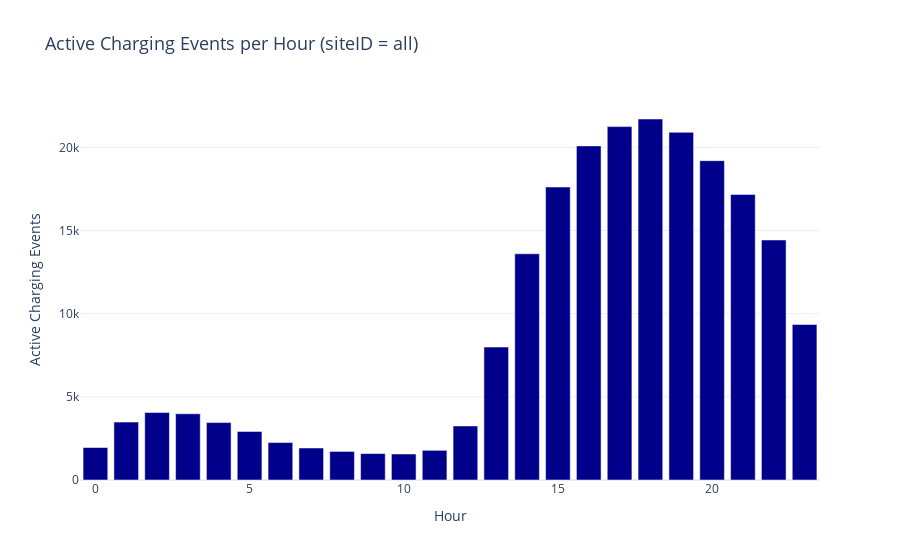
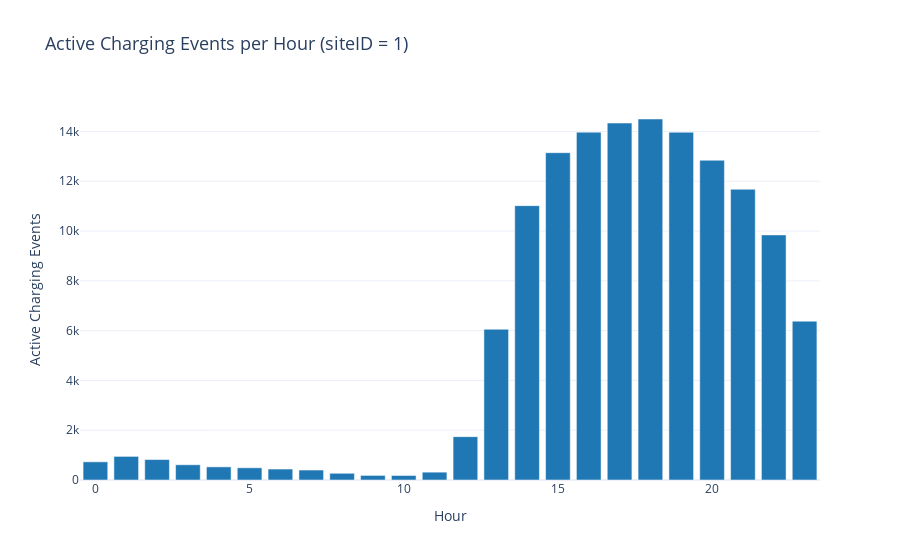
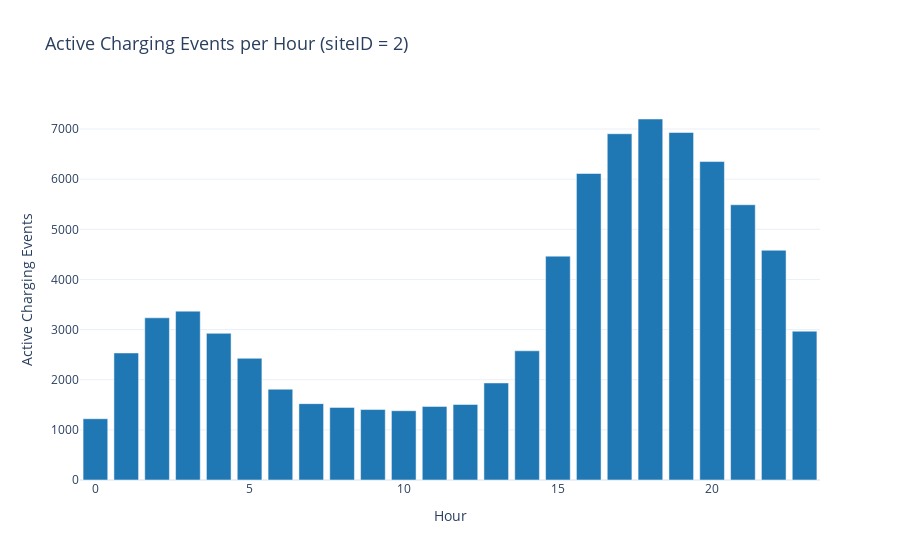

The notebook cell these images were saved under, in order:
### Code cell
import pandas as pd
import plotly.express as px

# Convert datetime columns
charging_set['connectionTime'] = pd.to_datetime(charging_set['connectionTime'])
charging_set['disconnectTime'] = pd.to_datetime(charging_set['disconnectTime'])

# Function to calculate active events per hour
def calculate_hourly_activity(data, site_id=None):
    if site_id is not None:
        data = data[data['siteID'] == site_id]
    return pd.DataFrame([
        {'hour': hour, 'count': len(data[
            (data['connectionTime'].dt.hour <= hour) & 
            (data['disconnectTime'].dt.hour >= hour)
        ])} for hour in range(24)
    ])

# Plot function
def plot_activity(activity_df, title, color='#00008B'):
    fig = px.bar(
        activity_df, x='hour', y='count', title=title, 
        labels={'hour': 'Hour', 'count': 'Active Charging Events'}
    )
    fig.update_traces(marker_color=color)
    fig.update_layout(title_font_size=18, legend_title_text="Legend", template="plotly_white")
    fig.show()

# Overall activity
hourly_activity = calculate_hourly_activity(charging_set)
plot_activity(hourly_activity, 'Active Charging Events per Hour (siteID = all)')

# Activity per site
for site_id in [1, 2]:
    site_activity = calculate_hourly_activity(charging_set, site_id)
    plot_activity(site_activity, f'Active Charging Events per Hour (siteID = {site_id})', color='#1f77b4')

### Figure 1 — Plotly figure (JSON) as saved in the notebook; plotly's stock layout.template omitted (floating-point values rounded to 4 significant figures)
{"data": [{"alignmentgroup": "True", "hovertemplate": "Hour=%{x}<br>Active Charging Events=%{y}<extra></extra>", "legendgroup": "", "marker": {"color": "#00008B", "pattern": {"shape": ""}}, "name": "", "offsetgroup": "", "orientation": "v", "showlegend": false, "textposition": "auto", "type": "bar", "x": [0, 1, 2, 3, 4, 5, 6, 7, 8, 9, 10, 11, 12, 13, 14, 15, 16, 17, 18, 19, 20, 21, 22, 23], "xaxis": "x", "y": [1952, 3482, 4056, 3980, 3452, 2918, 2251, 1923, 1718, 1589, 1563, 1783, 3248, 7992, 13598, 17613, 20086, 21245, 21702, 20901, 19196, 17170, 14428, 9349], "yaxis": "y"}], "layout": {"barmode": "relative", "legend": {"title": {"text": "Legend"}, "tracegroupgap": 0}, "title": {"font": {"size": 18}, "text": "Active Charging Events per Hour (siteID = all)"}, "xaxis": {"anchor": "y", "domain": [0, 1], "title": {"text": "Hour"}}, "yaxis": {"anchor": "x", "domain": [0, 1], "title": {"text": "Active Charging Events"}}}}

### Figure 2 — Plotly figure (JSON) as saved in the notebook; plotly's stock layout.template omitted (floating-point values rounded to 4 significant figures)
{"data": [{"alignmentgroup": "True", "hovertemplate": "Hour=%{x}<br>Active Charging Events=%{y}<extra></extra>", "legendgroup": "", "marker": {"color": "#1f77b4", "pattern": {"shape": ""}}, "name": "", "offsetgroup": "", "orientation": "v", "showlegend": false, "textposition": "auto", "type": "bar", "x": [0, 1, 2, 3, 4, 5, 6, 7, 8, 9, 10, 11, 12, 13, 14, 15, 16, 17, 18, 19, 20, 21, 22, 23], "xaxis": "x", "y": [730, 948, 821, 612, 527, 491, 440, 400, 270, 184, 181, 315, 1741, 6056, 11021, 13148, 13973, 14339, 14502, 13970, 12845, 11680, 9846, 6381], "yaxis": "y"}], "layout": {"barmode": "relative", "legend": {"title": {"text": "Legend"}, "tracegroupgap": 0}, "title": {"font": {"size": 18}, "text": "Active Charging Events per Hour (siteID = 1)"}, "xaxis": {"anchor": "y", "domain": [0, 1], "title": {"text": "Hour"}}, "yaxis": {"anchor": "x", "domain": [0, 1], "title": {"text": "Active Charging Events"}}}}

### Figure 3 — Plotly figure (JSON) as saved in the notebook; plotly's stock layout.template omitted (floating-point values rounded to 4 significant figures)
{"data": [{"alignmentgroup": "True", "hovertemplate": "Hour=%{x}<br>Active Charging Events=%{y}<extra></extra>", "legendgroup": "", "marker": {"color": "#1f77b4", "pattern": {"shape": ""}}, "name": "", "offsetgroup": "", "orientation": "v", "showlegend": false, "textposition": "auto", "type": "bar", "x": [0, 1, 2, 3, 4, 5, 6, 7, 8, 9, 10, 11, 12, 13, 14, 15, 16, 17, 18, 19, 20, 21, 22, 23], "xaxis": "x", "y": [1222, 2534, 3235, 3368, 2925, 2427, 1811, 1523, 1448, 1405, 1382, 1468, 1507, 1936, 2577, 4465, 6113, 6906, 7200, 6931, 6351, 5490, 4582, 2968], "yaxis": "y"}], "layout": {"barmode": "relative", "legend": {"title": {"text": "Legend"}, "tracegroupgap": 0}, "title": {"font": {"size": 18}, "text": "Active Charging Events per Hour (siteID = 2)"}, "xaxis": {"anchor": "y", "domain": [0, 1], "title": {"text": "Hour"}}, "yaxis": {"anchor": "x", "domain": [0, 1], "title": {"text": "Active Charging Events"}}}}
